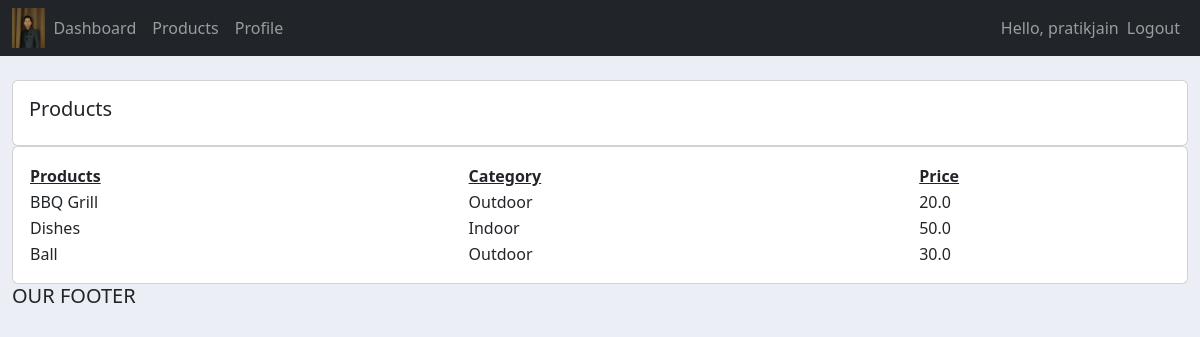
Screenshot of /products/ (signed in) with the database file from the repository.
### accounts/models.py (models this page shows, shortened)
class Product(models.Model):
    CATEGORY = [
            ('Indoor','Indoor'),
            ('Outdoor','Outdoor')
            ]
    name = models.CharField(max_length=200,null=True)
    price = models.FloatField(null=True)
    category = models.CharField(max_length=200,null=True,choices=CATEGORY)
    date_created = models.DateTimeField(auto_now_add=True,null=True)
    description = models.CharField(max_length=200,null=True,blank=True)
    tag = models.ManyToManyField(Tag)

### users/decorators.py (the view)
        def wrapper_func(request,*args,**kwargs):
            groups = request.user.groups.all()
            for group in groups :
                if group.name in allowed_roles :
                    return view_func(request,*args,**kwargs)
            return HttpResponse(render(request,'users/unauthorised.html'),status=401)

### accounts/views.py (called while the page is built)
@login_required
@allowed_users(['Admin'])
def products(request):
    products = Product.objects.all()
    context = {
            'products':products,
    }
    return render(request,'accounts/products.html',context)

### accounts/templates/accounts/products.html
{% extends 'accounts/main.html' %}
{% block body %}
    <br>
    <div class="row">
      <div class="col-md">
        <div class="card card-body">
          <h5>Products</h5>
        </div>
        <div class="card card-body">
          <table>
            <tr>
              <th><u>Products</u></th>
              <th><u>Category</u></th>
              <th><u>Price</u></th>
            </tr>
            {% for product in products %}
                <tr>
                  <td>{{ product.name }}</td>
                  <td>{{ product.category }}</td>
                  <td>{{ product.price }}</td>
                </tr>
            {% endfor %}
          </table>
        </div>
      </div>
    </div>
{% endblock %}

### accounts/templates/accounts/navbar.html (shortened to what this page needs)
{% load static %}
<nav class="navbar navbar-expand-lg navbar-dark bg-dark">
  <div class="container-fluid">
    <img src="{% static 'images/my_image.jpeg' %}" alt="" height="40px">
    <div class="collapse navbar-collapse" id="navbarNav">
      <ul class="navbar-nav">
            <li class="nav-item">
              <a class="nav-link" aria-current="page" href="{% url 'home' %}">Dashboard</a>
            </li>
            <li class="nav-item">
              <a class="nav-link" href="{% url 'products' %}">Products</a>
            </li>
            <li class="nav-item">
              <a class="nav-link" href="{% url 'customer_profile' %}">Profile</a>
            </li>
      </ul>
      <ul class="navbar-nav ms-auto">
        <span class="navbar-text">
          Hello, {{ user.username }}
        </span>
        <li class="nav-item">
          <a class="nav-link" href="{% url 'logout' %}">Logout</a>
        </li>
      </ul>
    </div>
  </div>
</nav>

### static/css/main.css (style rules this page uses)
body { background-color: #ebeff5; }

### rows the page displays
Product: name "BBQ Grill", category "Outdoor", price "20.0"
Product: name "Dishes", category "Indoor", price "50.0"
Product: name "Ball", category "Outdoor", price "30.0"

### other values shown
{{ user.username }} "pratikjain"
